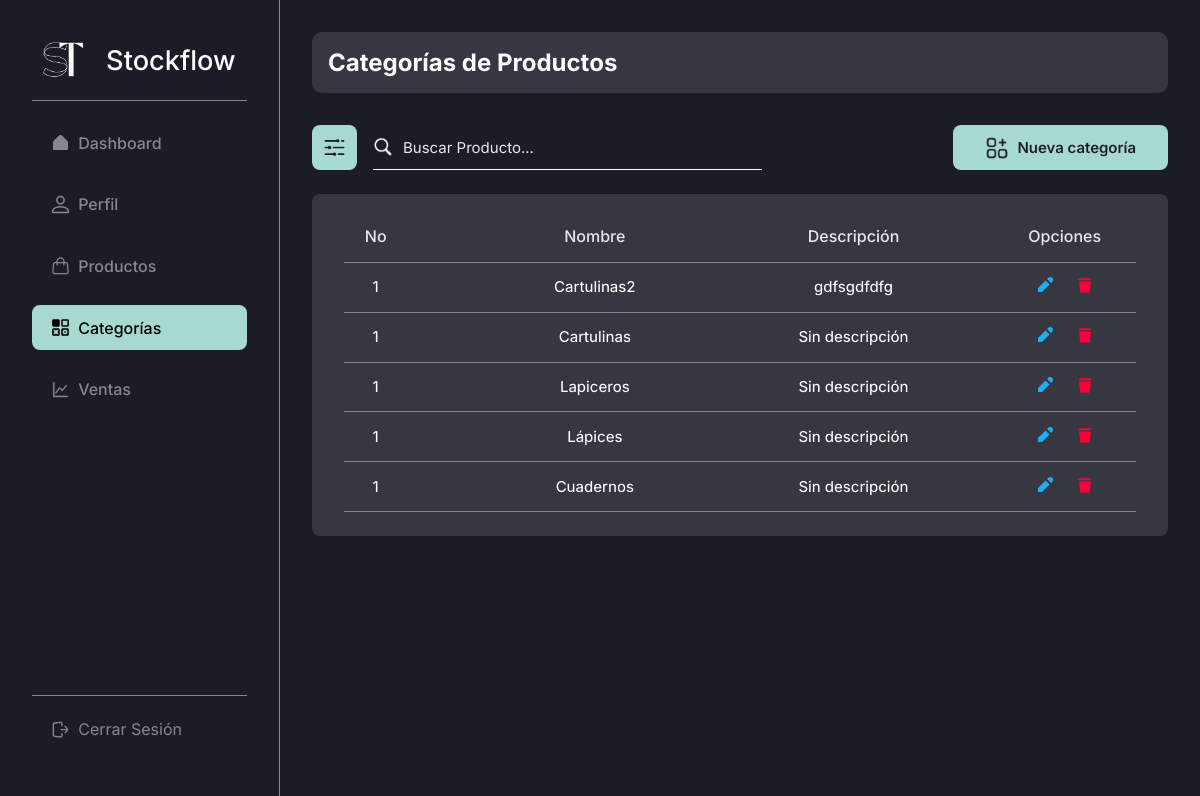
Page /admin/products/categories/ (signed in) on the earlier database version.
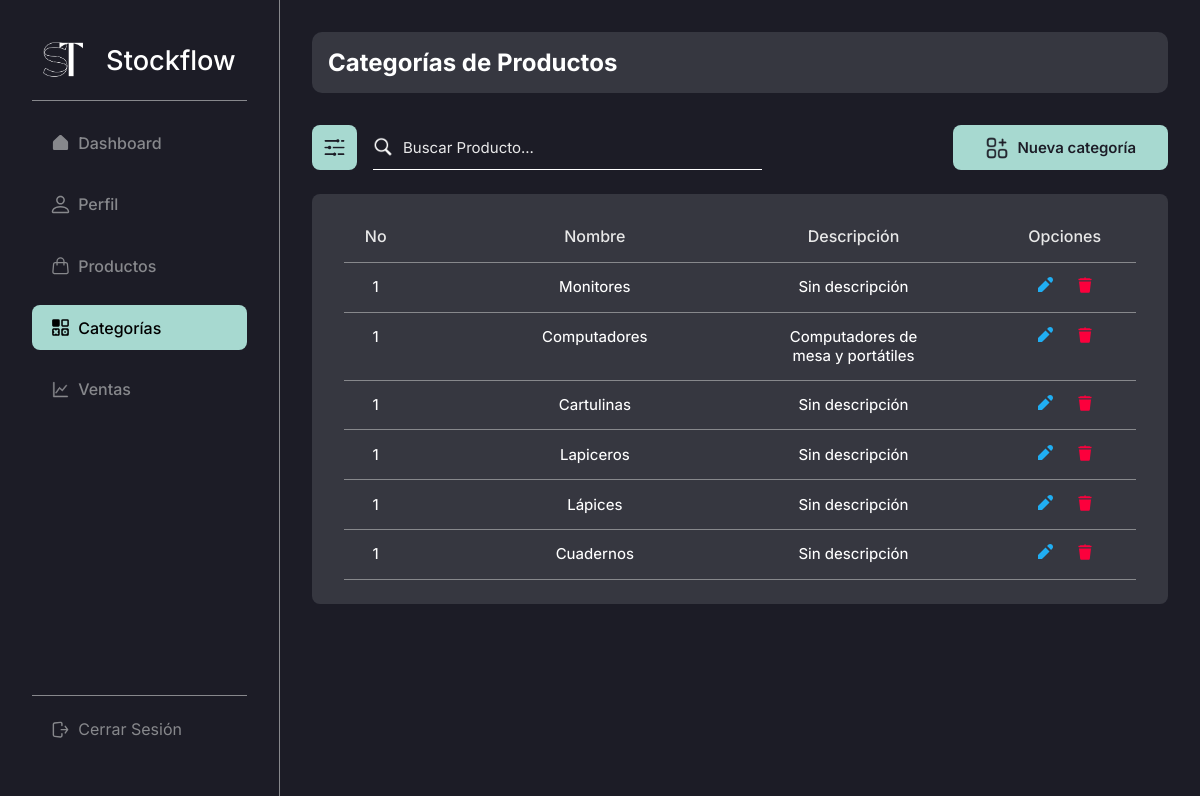
Same page on the later database version.
### stockflow/models.py (models this page shows, shortened)
class Category(db.Model):
    id = db.Column(db.Integer, primary_key = True) # Primary key
    created_by = db.Column(db.Integer, db.ForeignKey("user.id"), nullable = False) # Foreign key
    name = db.Column(db.String(50), unique = True, nullable = False) # Max length and unique property and not null
    description = db.Column(db.String(255), default='Sin descripción')

### stockflow/admin.py (the view)
@bp.route("/products/categories/")
@login_required
def categories():
    categories = Category.query.all()
    return render_template("modules/products/categories/index.html", categories = categories)

### stockflow/auth.py (called while the page is built)
def login_required(view):
    @functools.wraps(view)
    def wrapped_view(**kwargs):
        if g.user is None:
            message = "Debes iniciar sesión"
            flash(message)
            return redirect(url_for("auth.login"))
        return view(**kwargs)
    return wrapped_view

@bp.before_app_request # Execute the next function in every request, every page
def load_logged_in_user():
    user_id = session.get("user_id")
    if user_id is None:
        g.user = None
    else:
        g.user = User.query.get_or_404(user_id)

### stockflow/templates/modules/products/categories/index.html (shortened to what this page needs)
{% extends 'base-admin.html' %}
{% block content %}
    <head>
        <link rel="stylesheet" href="{{ url_for('static', filename='css/modules/categories.css') }}">
    </head>
    <div class="content-group inter bg-black-light">
        <h2 class="color-white inter">Categorías de Productos</h2>
    </div>
    <div class="top-page">
        <div class="cont-search">
            <button class="btn-search-filter bg-turquese-light-blue">
                <img src="{{ url_for('static', filename='img/icons/filter.png') }}" alt="">
            </button>
            <div class="search-bar">
                <img src="{{ url_for('static', filename='img/icons/search.png') }}" alt="">
                <input type="text" class="color-white inter" name="search" id="search" placeholder="Buscar Producto...">
            </div>
        </div>
        <div class="cont-create">
            <a href="{{ url_for('admin.new_category') }}" class="btn-create bg-turquese-light-blue color-black inter">
                <img src="{{ url_for('static', filename='img/icons/add-categorie.png') }}" alt="">
                <h2>Nueva categoría</h2>
            </a>
        </div>
    </div>
    <table class="table inter bg-black-light">
        <thead>
            <tr class="thead color-white-gray">
                <th class="th th-no-cat">No</th>
                <th class="th th-name-cat">Nombre</th>
                <th class="th th-description-cat">Descripción</th>
                <th class="th th-options-cat">Opciones</th>
            </tr>
        </thead>
        <tbody>
            {% for category in categories | reverse %}
                {% if g.user.id == category.created_by %}
                    <tr class="tbody">
                        <td class="td td-no-cat">1</td>
                        <td class="td td-name-cat"><a href="#" class="color-white">{{ category.name }}</a></td>
                        <td class="td td-description-cat">
                            {% if category.description == "" %}
                                Sin descripción
                            {% else %}
                                {{ category.description }}
                            {% endif %}
                        </td>
                        <td class="td td-options-cat">
                            <a href="{{ url_for('admin.update_category', id = category.id) }}">
                                <svg
                                    xmlns="http://www.w3.org/2000/svg"
                                    viewBox="0 0 16 16"
                                    fill="#20AEF3"
                                >
                                    <path
                                        d="M12.527 7.473L8.527 3.473 1 11 1 15 5 15zM11.172.828l-1.065 1.065 4 4 1.065-1.065c1.105-1.105 1.105-2.895 0-4l0 0C14.067-.276 12.276-.276 11.172.828z"
                                    />
                                </svg>
                            </a>
                            <a href="#">
                            </a>
                        </td>
                    </tr>
                {% endif %}
            {% endfor %}
        </tbody>
    </table>
{% endblock %}

### stockflow/templates/base-admin.html (shortened to what this page needs)
<!DOCTYPE html>
<html lang="es">
<head>
    <link rel="stylesheet" href="{{ url_for('static', filename='css/global.css') }}">
    <link rel="stylesheet" href="{{ url_for('static', filename='css/base.css') }}">
    <link rel="stylesheet" href="{{ url_for('static', filename='css/tables.css') }}">
    <link rel="stylesheet" href="{{ url_for('static', filename='css/search.css') }}">
    <link rel="stylesheet" href="{{ url_for('static', filename='css/form.css') }}">
</head>
<body>
    <aside class="side-bar inter bg-black br-gray-1">
        <section class="side-bar-main">
            <h1 class="inter">
                <a href="{{ url_for('admin.dashboard') }}" class="color-white">
                    <img src="{{ url_for('static', filename='img/logo.png') }}" alt="">
                    Stockflow
                </a>
            </h1>
            <br>
            <div class="side-bar-divider" />
            <nav class="side-nav-bar">
                <a
                    href="{{ url_for('admin.dashboard') }}"
                    class="item-side-nav-bar inter {% if request.endpoint == 'admin.dashboard' %}item-side-nav-bar--active{% endif %}"
                >
                    Dashboard
                </a>
                <a
                    href="{{ url_for('admin.profile') }}"
                    class="item-side-nav-bar inter {% if request.endpoint == 'admin.profile' %}item-side-nav-bar--active{% endif %}"
                >
                    Perfil
                </a>
                <a
                    href="{{ url_for('admin.products') }}"
                    class="item-side-nav-bar inter {% if request.endpoint == 'admin.products' %}item-side-nav-bar--active{% endif %}"
                >
                    Productos
                </a>
                <a
                    href="{{ url_for('admin.categories') }}"
                    class="item-side-nav-bar inter {% if request.endpoint == 'admin.categories' %}item-side-nav-bar--active{% endif %}"
                >
                    Categorías
                </a>
                <a
                    href="{{ url_for('admin.sales') }}"
                    class="item-side-nav-bar inter {% if request.endpoint == 'admin.sales' %}item-side-nav-bar--active{% endif %}"
                >
                    Ventas
                </a>
            </nav>
        </section>
        <footer class="side-bar-footer">
            <a href="{{ url_for('auth.logout') }}" class="item-side-nav-bar inter">
                Cerrar Sesión
            </a>
        </footer>
    </aside>
    <main class="page-content bg-black">
        {% block content %}{% endblock %}
    </main>
</body>
</html>

### stockflow/static/css/global.css (style rules this page uses)
* { box-sizing: border-box; padding: 0; margin: 0; }
body { display: flex; width: 100%; height: 100%; }
a { text-decoration: none; }
.page-content { display: flex; width: 100%; height: 100%; min-height: 100vh; margin-left: 280px; flex-direction: column; color: white; padding: 2rem; }
.content-group { display: flex; width: 100%; padding: 1rem; border-radius: 10px; }
.bg-black { background-color: #1C1C26; }
.bg-black-light { background-color: #363740; }
.bg-turquese-light-blue { background-color: #A7D9D0; }
.color-black { color: #1C1C26; }
.color-white { color: #FFF; }
.color-white-gray { color: #E8E8E8; }
.inter { font-family: "Inter", sans-serif; font-optical-sizing: auto; font-style: normal; }
.br-gray-1 { border-right: 1px solid #87888C; }

### stockflow/static/css/base.css (style rules this page uses)
.side-bar { display: flex; position: fixed; z-index: 1; top: 0; left: 0; width: 280px; flex-direction: column; height: 100vh; padding: 2.5rem 2rem 2rem; justify-content: space-between; }
.side-bar h1 { text-align: center; font-weight: 500; }
.side-bar h1 a { display: flex; font-size: 2rem; align-items: center; justify-content: space-around; }
.side-bar h1 a img { width: 40px; height: 40px; }
.side-bar-main { display: flex; width: 100%; height: auto; flex-direction: column; }
.side-nav-bar { display: flex; width: 100%; height: auto; list-style: none; flex-direction: column; margin-top: 20px; }
.side-nav-bar a { font-weight: 500; }
.item-side-nav-bar, .item-side-nav-bar--active { display: flex; width: 100%; height: auto; padding: 1rem 1.5rem 1rem; border-radius: 8px; margin-bottom: 1rem; text-decoration: none; align-items: center; gap: 10px; }
.item-side-nav-bar { color: #87888C; }
.item-side-nav-bar--active { color: black; background-color: #A7D9D0; }
.item-side-nav-bar--active svg { color: black !important; }
.item-side-nav-bar svg, .item-side-nav-bar--active svg { width: 20px; height: 20px; }
.item-side-nav-bar svg { color: #87888C !important; }
.side-bar-divider { display: flex; width: 100%; height: 1px; background-color: #87888C; }
.side-bar-footer { display: flex; width: 100%; min-height: 1px; border-top: 1px solid #87888C; align-items: center; justify-content: center; padding-top: 10px; }
@media screen and (max-width: 1440px) { .side-bar h1 a { font-size: 1.7rem; } }
@media screen and (max-width: 1440px) { .item-side-nav-bar, .item-side-nav-bar--active { padding: 0.8rem 1.2rem 0.8rem; gap: 8px; } }
@media screen and (max-width: 1440px) { .item-side-nav-bar svg, .item-side-nav-bar--active svg { width: 19px; height: 19px; } }

### stockflow/static/css/tables.css (style rules this page uses)
.table { display: flex; width: 100%; height: auto; margin: 2rem 0 2rem; flex-direction: column; border-radius: 8px; padding: 0 1.7rem 2rem; }
.thead { display: flex; width: 100%; height: auto; justify-content: space-between; padding: 1rem 0 0; border-bottom: 1px solid #87888C; }
.th { display: flex; width: auto; height: auto; padding: 1rem; font-size: 18px; justify-content: center; align-items: center; font-weight: 500; }
.tbody { display: flex; width: 100%; height: 100%; justify-content: space-between; border-bottom: 1px solid #87888C; }
.td { display: flex; width: auto; height: 100%; font-size: 16px; justify-content: center; align-items: center; text-align: center; padding: 1rem 0 1rem; font-weight: 450; }
.td svg { width: 18px; height: 18px; }
@media screen and (max-width: 1440px) { .table { margin: 1.5rem 0 1.5rem; padding: 0 2rem 1.5rem; } }
@media screen and (max-width: 1440px) { .th { font-size: 16px; } }
@media screen and (max-width: 1440px) { .td { font-size: 15px; padding: 0.9rem 0 0.9rem; } }
@media screen and (max-width: 1440px) { .td svg { width: 16px; height: 16px; } }

### stockflow/static/css/modules/categories.css (style rules this page uses)
.th-no-cat, .td-no-cat { width: 8%; }
.th-name-cat, .td-name-cat { width: 30%; }
.th-description-cat, .td-description-cat { width: 18%; }
.th-options-cat, .td-options-cat { width: 18%; }
.td-options-cat { gap: 1.5rem; }

Differences in the rows shown:
removed Category: name "Cartulinas2", description "gdfsgdfdfg"
added Category: name "Monitores", description "Sin descripción"
added Category: name "Computadores", description "Computadores de mesa y portátiles"
